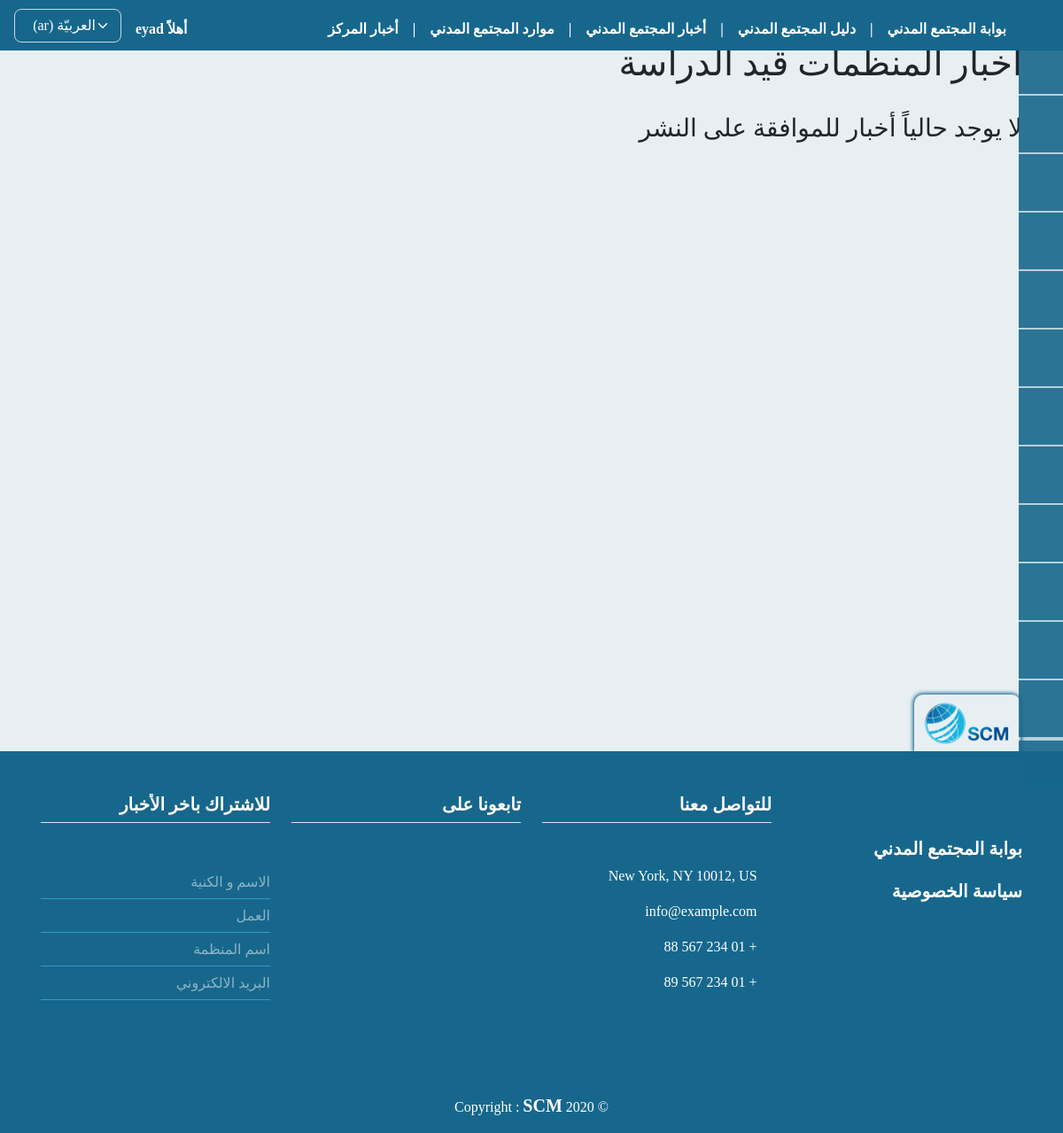
The app's page /org_news_not_pub/ (signed in), older data.
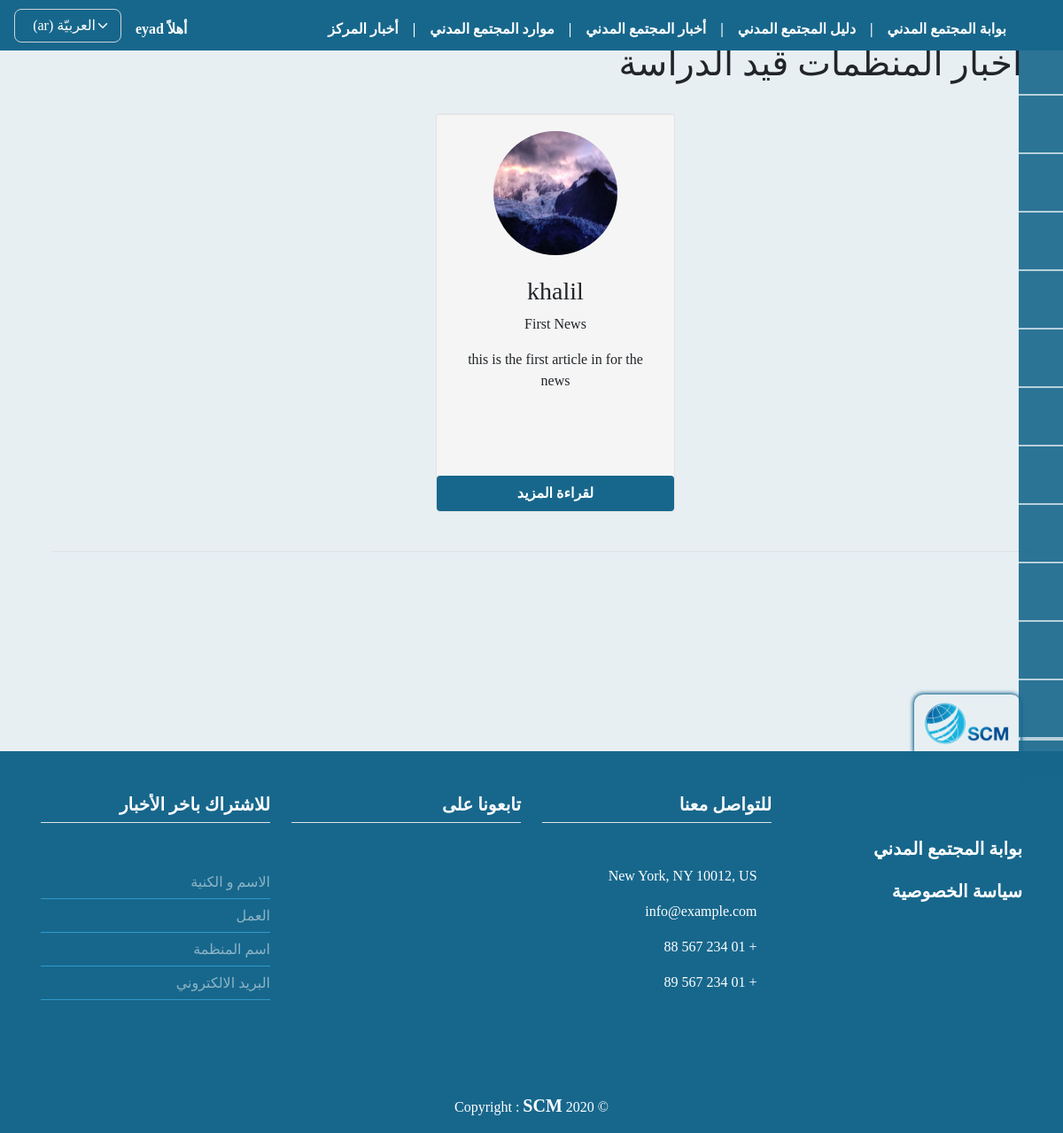
The same page, newer data.
### orgs/models.py (models this page shows, shortened)
class OrgNews(models.Model):
    user = models.ForeignKey(
        User, on_delete=models.CASCADE)
    org_name = models.ForeignKey(
        OrgProfile, on_delete=models.CASCADE, null=False, blank=True)
    title = models.CharField(max_length=255, null=False,
                             verbose_name=_('عنوان الخبر'))
    content = models.TextField(
        max_length=5000, null=False, verbose_name=_('تفاصيل الخبر'))
    image = models.ImageField(upload_to="news_images",
                              null=False, default='news_images/article_img.jpg', verbose_name=_("صورة الخبر"))
    publish = models.BooleanField(default=False)
    created_at = models.DateTimeField(auto_now_add=True)
    published_at = models.DateTimeField(blank=True, null=True, default=None)
    updated_at = models.DateTimeField(blank=True, null=True, default=None)

class OrgProfile(models.Model):
    type_CHOICES = (
        ('establishment', _('مؤسسة')),
        ('org', _('جمعية أو منظمة')),
        ('team', _('مبادرة / فريق')),
        ('union', _('اتحاد / تحالف / تجمع')),
        ('group', _('لجنة / تنسيقية / مجموعة'))
    )
    city_CHOICES = (
        ('aleppo', _('حلب')),
        ('damascus', _('دمشق')),
        ('suburb of damascus', _('ريف دمشق')),
        ('daraa', _('درعا')),
        ('deir ez-Zor', _('دير الزور')),
        ('hama', _('حماه')),
        ('al-Hasakah', _('الحسكة')),
        ('homs', _('حمص')),
        ('idlib', _('إدلب')),
        ('latakia', _('اللاذقية')),
        ('quneitra', _('القنيطرة')),
        ('raqqa', _('الرقة')),
        ('as-Suwayda', _('السويداء')),
        ('tartus', _('طرطوس')),
    )
    domain_CHOICES = (
        ('Media', _('إعلام')),
        ('Education', _('تعليم')),
        ('Protection', _('حماية')),
        ('Livelihoods and food security', _('سبل العيش والأمن الغذائي')),
        ('Project of clean ,water, sanitation ', _(
            'مشاريع النظافة والمياه والصرف الصحي')),
        ('Development', _('تنمية')),
        ('Law, suport, policy', _('قانون و مناصرة و سیاسة')),
        ('Donors and support volunteering', _('مانحین و دعم العمل التطوعي')),
        ('Religious org', _('منظمات دینیة')),
        ('Prof association and assembles', _('تجمعات و اتحادات مھنیة')),
        ('Health', _('صحة')),
        ('Studies and research', _('دراسات وأبحاث')),
        ('Other', _('أخرى')),
    )
    target_CHOICES = (
        ('No category selected', _('لا يوجد فئة محددة')),
        ('womans', _('نساء')),
        ('Mans', _('رجال')),
        ('Youth 18-24', _('شباب 18-24')),
        ('Child 0-18', _('أطفال 0-18')),
        ('Religious groups', _('مجموعات دینیة')),
        ('Ethnic groups', _('مجموعة عرقیة')),
        ('Persons lacking breadwinner ', _('فاقدي المعیل')),
        ('Handicapped', _('ذوي الاحتیاجات الخاصة')),
        ('Refugees', _('لاجئین')),
        ('Displaced', _('نازحین')),
        ('Returned', _('عائدین')),
        ('Other civil society organizations', _('منظمات مجتمع مدني اخرى')),
        ('Other', _('أخرى')),
    )
    bool_CHOICES = (
        ('0', _('لا')),
        ('1', _('نعم')),
    )
    polic_CHOICES = (
        ('No', _('لا يوجد')),
        ('Code of conduct', _('مدونة السلوك')),
        ('Child protection', _('حماية الطفل')),
        ('Anti-corruption', _('مكافحة الفساد')),
        ('Human resources policy', _('سياسة الموارد البشرية')),
        ('Procurement policy', _('سياسة المشتريات')),
        ('Volunteering policy', _('سياسة التطوع')),
        ('Anti-harassment Policy', _('سياسة منع التحرش')),
        ('Financial policy', _('السياسة المالية')),
        ('Equipment use Policy', _('سياسة استخدام المعدات')),
        ('privacy policy', _('سياسة الخصوصية')),
        ('Other', _('أخرى')),
    )
    user = models.ForeignKey(
        User, on_delete=models.CASCADE)
    name = models.CharField(max_length=255, null=False,
                            verbose_name=_("اسم المنظمة"))
    name_en_ku = models.CharField(max_length=255, null=True, blank=True,
                                  verbose_name=_("اسم المنظمة باللغة الانكليزية أو الكردية"))
    short_cut = models.CharField(
        max_length=255, null=True, blank=True, verbose_name=_("الاسم المختصر"))
    org_type = models.CharField(
        max_length=150, null=False, choices=type_CHOICES, verbose_name=_("نوع المنظمة"))
    position_work = CountryField(
        max_length=255, null=False, verbose_name=_("مكان العمل"))
    city_work = models.CharField(
        max_length=150, choices=city_CHOICES, null=True, blank=True, verbose_name=_("المحافظة"))
    logo = models.ImageField(upload_to="org_logos",
                             null=False, default='org_logos/default_logo.jpg', verbose_name=_("شعار المنظمة"))
    message = models.TextField(
        max_length=2000, null=False, verbose_name=_("الرؤية و الرسالة"))
    name_managing_director = models.CharField(
        max_length=255, null=True, blank=True, verbose_name=_("اسم رئيس مجلس اﻹدارة"))
    name_ceo = models.CharField(
        max_length=255, null=True, blank=True, verbose_name=_('اسم المدير التنفيذي'))
    site_web = models.URLField(
        max_length=255, null=True, blank=True, verbose_name=_('الموقع الالكتروني'))
    facebook = models.URLField(
        max_length=255, null=True, blank=True, verbose_name=_('صفحة فيسبوك'))
    twitter = models.URLField(
        max_length=255, null=True, blank=True, verbose_name=_('صفحة تويتر'))
    email = models.EmailField(max_length=255, null=True,
                              blank=True, verbose_name=_('البريد الاكتروني'))
    phone = models.CharField(max_length=100, null=True,
                             blank=True, verbose_name=_('رقم الهاتف'))
    name_person_contact = models.CharField(
        max_length=255, null=True, blank=True, verbose_name=_('اسم الشخص المسؤول عن التواصل'))
    email_person_contact = models.EmailField(
        max_length=255, null=True, blank=True, verbose_name=_('البريد الاكتروني للشخص المسؤول عن التواصل'))
    org_adress = models.CharField(
        max_length=255, null=False, verbose_name=_('عنوان المقر الرئيسي'))
    work_domain = models.CharField(
        max_length=255, choices=domain_CHOICES, null=False, verbose_name=_('مجال العمل'))
    target_cat = models.CharField(
        max_length=255, null=False, choices=target_CHOICES, verbose_name=_('الفئات المستهدفة'))
    date_of_establishment = models.CharField(
        max_length=150, null=True, blank=True, verbose_name=_('تاريخ سنة التأسيس'))
    is_org_registered = models.CharField(
        max_length=100, null=False, choices=bool_CHOICES, verbose_name=_('هل المنظمة مسجلة ؟'))
    org_registered_country = CountryField(
        max_length=255, null=True, blank=True, verbose_name=_("بلد التسجيل"))
    org_members_count = models.PositiveIntegerField(
        validators=[MinValueValidator(1)], null=True, blank=True, verbose_name=_('عدد اﻷعضاء'))
    org_members_womans_count = models.PositiveIntegerField(
        validators=[MinValueValidator(1)], null=True, blank=True, verbose_name=_('عدد النساء من اﻷعضاء'))
    w_polic_regulations = models.CharField(
        max_length=200, null=False, choices=polic_CHOICES, verbose_name=_('السياسات واللوائح المكتوبة'))
    org_member_with = models.CharField(max_length=100, null=True, blank=True, choices=bool_CHOICES, verbose_name=_(
        'ھل المؤسسة عضو في اي شبكة او تحالف او جسم تنسیقي؟'))
    coalition_name = models.CharField(
        max_length=255, null=True, blank=True, verbose_name=_('اسم الشبكة / التحالف'))
    publish = models.BooleanField(default=False)
    created_at = models.DateTimeField(auto_now_add=True)
    published_at = models.DateTimeField(blank=True, null=True, default=None)
    updated_at = models.DateTimeField(blank=True, null=True, default=None)
    def __str__(self):
        if self.user:
            return self.user.username

### orgs/views.py (the view)
# urls.py: path('org_news_not_pub/', views.org_news_not_pub, name="org_news_not_pub"),
@login_required(login_url='signe_in')
def org_news_not_pub(request):
    news = OrgNews.objects.filter(publish=False).order_by('-created_at')
    paginator = Paginator(news, 12)
    page = request.GET.get('page')
    try:
        news = paginator.get_page(page)
    except(EmptyPage, InvalidPage):
        news = paginator.page(paginator.num_pages)
    context = {
        'news': news,
    }
    return render(request, 'orgs/news/org_news_not_pub.html', context)

### templates/orgs/news/org_news_not_pub.html (shortened to what this page needs)
{% extends 'base.html' %}
{% load static i18n crispy_forms_tags %}
{% block content %}
<div class="row mt-4 pt-4">
    <h1> {% trans "أخبار المنظمات قيد الدراسة" %} </h1>
    <div class="row justify-content-center pt-4">
        {% if news %}
        {% for new in news %}
        <div class="span3 well">
            <center>
                <a href="{% url 'news_detail' new.id %}">
                    <img src="{{ new.image.url }}" name="{{ new.title }}" title="{{ new.title }}" alt="{{ new.title }}"
                        width="140" height="140" class="img-circle"></a>
                <h3 class="mt-4">{{ new.org_name }}</h3>
                <p>{{ new.title }}</p>
                <p>{{ new.content|truncatechars:80 }}</p>
                <p>
                    <a href="{% url 'news_detail' new.id %}" class="btn btn-block">
                        {% trans 'لقراءة المزيد' %} </a>
                </p>
            </center>
        </div>
        {% endfor %}
        <div class="pagination row border-top mt-4 pt-4" dir="ltr">
        </div>
        {% else %}
        <h3> {% trans "لا يوجد حالياً أخبار للموافقة على النشر" %} </h3>
        {% endif %}
    </div>
</div>
{% endblock %}

Row changes from the older to the newer data that the page shows:
added OrgNews: image (picture), org_name "khalil", title "First News", content "this is the first article in for the news"
Text that changed along with them:
text no longer shown: "لا يوجد حالياً أخبار للموافقة على النشر"
